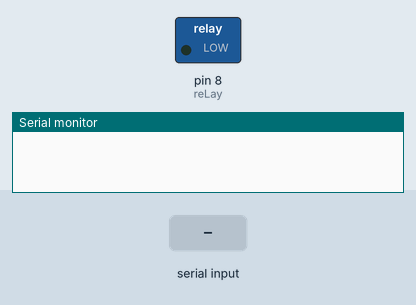
Bench run of a sketch on a simulated Arduino Uno, built with avr-gcc and run on an emulated ATmega328P. Shown: switched loads named in the sketch (green lamp = pin HIGH), the last lines printed to the serial monitor. The test bench sets the inputs (shaded band).

Above: at 1.2 s.
1.3 s: "90,45\n" received over Serial
At 2.9 s:
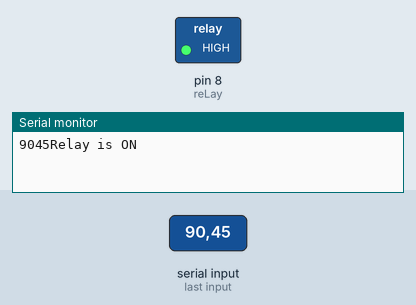
3.6 s: "5\n" received over Serial
Timing chart, 0 to 6.6 s (numbered marks = the images above; inputs shaded):
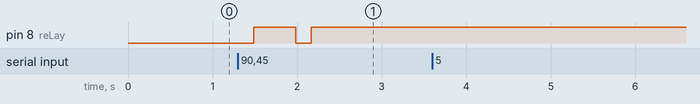

Measured:
- after the input at 1.3 s, pin 8 (reLay): LOW → HIGH after 0.19 s, → LOW 0.50 s later, → HIGH 0.18 s later

The sketch:

Receiver_master_relay.ino
```cpp
//new code for receiver

#define reLay 8
int dataFromSlave = "";
int bpmnumber = 0;
String number = "";
void setup() {
  pinMode(reLay, OUTPUT);
  digitalWrite(reLay, LOW);
  //pinMode(masterSwitchPin, INPUT);
  //digitalWrite(masterSwitchPin,LOW);
  Serial.begin(9600); // Default baud rate of the Bluetooth module
}
void loop() {
  while (Serial.available() > 0) { // Checks whether data is comming from the serial port
    dataFromSlave = Serial.read(); // Reads the data from the serial port and store it in dataFromSlave variable
    // Serial.print(dataFromSlave);
    if (isDigit(dataFromSlave)) {
      number += (char)dataFromSlave;
      //number = dataFromSlave.substring(dataFromSlave.indexOf(':') + 1, 10);
      //Serial.println(number);
    }
    if (dataFromSlave == '\n') {
      bpmnumber = number.toInt();
      Serial.print(number.toInt());
      // Controlling the push button of diffuser to turn ON
      if (bpmnumber >= 100) {
        digitalWrite(reLay, LOW); // relay ON
        delay (180);
        digitalWrite(reLay, HIGH); // relay OFF
        delay (500);
        digitalWrite(reLay, LOW); // relay ON
        delay (180);
        digitalWrite(reLay, HIGH); // relay OFF
        Serial.println("Relay is ON");

      }
      else {
        digitalWrite(reLay, HIGH); // relay OFF
        Serial.println("Relay is OFF");
      }
      // Reading the masterSwitchValue
      delay(1000);
      dataFromSlave = "";
      number = "";
    }
  }
}
```
